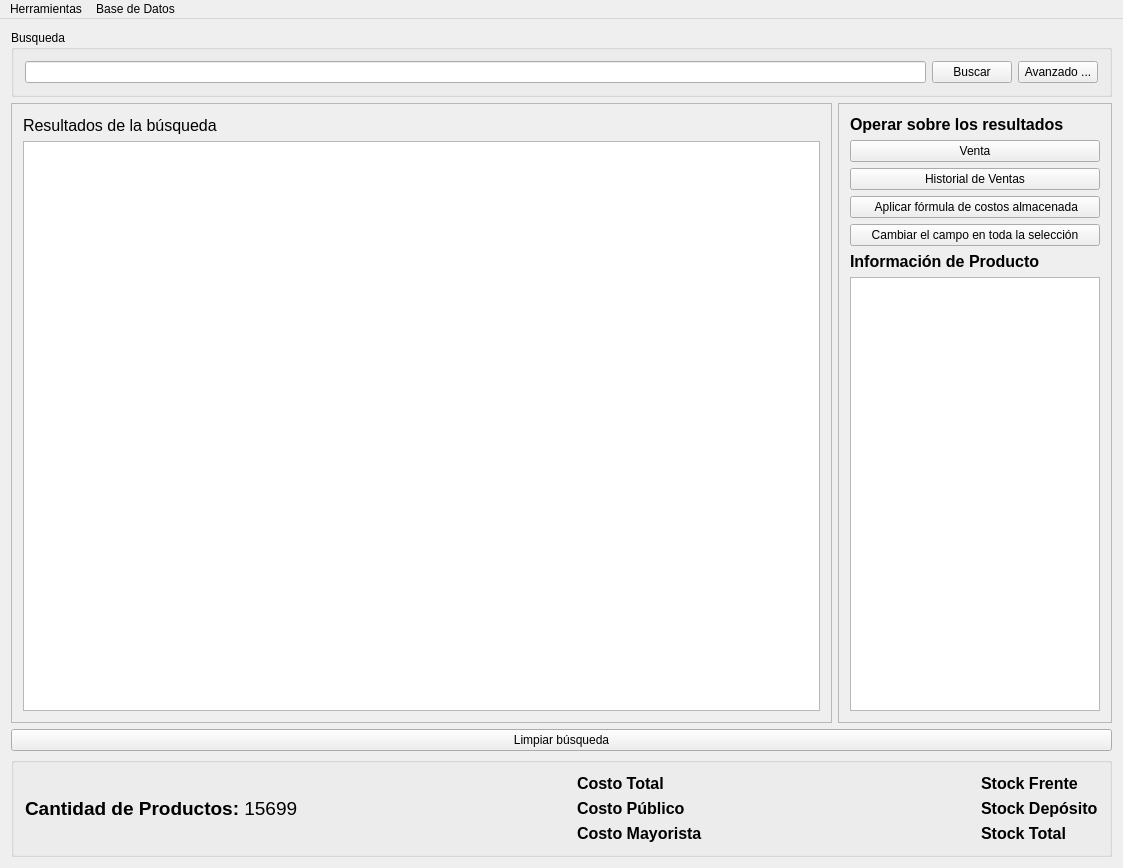
<?xml version="1.0" encoding="UTF-8"?>
<ui version="4.0">
 <class>GBBMain</class>
 <widget class="QMainWindow" name="GBBMain">
  <property name="geometry">
   <rect>
    <x>0</x>
    <y>0</y>
    <width>1123</width>
    <height>868</height>
   </rect>
  </property>
  <property name="windowTitle">
   <string>GBBMain</string>
  </property>
  <widget class="QWidget" name="centralWidget">
   <layout class="QVBoxLayout" name="verticalLayout_5">
    <item>
     <widget class="QGroupBox" name="groupBox">
      <property name="title">
       <string>Busqueda</string>
      </property>
      <layout class="QHBoxLayout" name="horizontalLayout">
       <item>
        <widget class="QLineEdit" name="leSearch"/>
       </item>
       <item>
        <widget class="QPushButton" name="pbSearch">
         <property name="text">
          <string>Buscar</string>
         </property>
        </widget>
       </item>
       <item>
        <widget class="QPushButton" name="pbAdvSearch">
         <property name="text">
          <string>Avanzado ...</string>
         </property>
        </widget>
       </item>
      </layout>
     </widget>
    </item>
    <item>
     <layout class="QHBoxLayout" name="horizontalLayout_4">
      <item>
       <widget class="QFrame" name="frame_2">
        <property name="sizePolicy">
         <sizepolicy hsizetype="Preferred" vsizetype="Preferred">
          <horstretch>3</horstretch>
          <verstretch>0</verstretch>
         </sizepolicy>
        </property>
        <property name="frameShape">
         <enum>QFrame::StyledPanel</enum>
        </property>
        <property name="frameShadow">
         <enum>QFrame::Raised</enum>
        </property>
        <layout class="QVBoxLayout" name="verticalLayout_2">
         <item>
          <layout class="QHBoxLayout" name="horizontalLayout_3">
           <item>
            <widget class="QLabel" name="labTitulo">
             <property name="font">
              <font>
               <pointsize>12</pointsize>
              </font>
             </property>
             <property name="text">
              <string>Resultados de la búsqueda</string>
             </property>
            </widget>
           </item>
           <item>
            <spacer name="horizontalSpacer">
             <property name="orientation">
              <enum>Qt::Horizontal</enum>
             </property>
             <property name="sizeHint" stdset="0">
              <size>
               <width>40</width>
               <height>20</height>
              </size>
             </property>
            </spacer>
           </item>
          </layout>
         </item>
         <item>
          <widget class="QTableWidget" name="twSearchResults"/>
         </item>
        </layout>
       </widget>
      </item>
      <item>
       <widget class="QFrame" name="frame">
        <property name="sizePolicy">
         <sizepolicy hsizetype="Preferred" vsizetype="Preferred">
          <horstretch>1</horstretch>
          <verstretch>0</verstretch>
         </sizepolicy>
        </property>
        <property name="frameShape">
         <enum>QFrame::StyledPanel</enum>
        </property>
        <property name="frameShadow">
         <enum>QFrame::Raised</enum>
        </property>
        <layout class="QVBoxLayout" name="verticalLayout_4">
         <item>
          <widget class="QLabel" name="label_2">
           <property name="font">
            <font>
             <pointsize>12</pointsize>
             <weight>75</weight>
             <bold>true</bold>
            </font>
           </property>
           <property name="text">
            <string>Operar sobre los resultados</string>
           </property>
          </widget>
         </item>
         <item>
          <widget class="QPushButton" name="pbVenta">
           <property name="text">
            <string>Venta</string>
           </property>
          </widget>
         </item>
         <item>
          <widget class="QPushButton" name="pbHistVentas">
           <property name="text">
            <string>Historial de Ventas</string>
           </property>
          </widget>
         </item>
         <item>
          <widget class="QPushButton" name="pbModFormulaCostos">
           <property name="text">
            <string> Aplicar fórmula de costos almacenada</string>
           </property>
          </widget>
         </item>
         <item>
          <widget class="QPushButton" name="pbMassChange">
           <property name="text">
            <string>Cambiar el campo en toda la selección</string>
           </property>
          </widget>
         </item>
         <item>
          <widget class="QLabel" name="label_3">
           <property name="font">
            <font>
             <pointsize>12</pointsize>
             <weight>75</weight>
             <bold>true</bold>
            </font>
           </property>
           <property name="text">
            <string>Información de Producto</string>
           </property>
          </widget>
         </item>
         <item>
          <widget class="QTextEdit" name="pteExtendedInfo">
           <property name="font">
            <font>
             <family>Courier New</family>
            </font>
           </property>
           <property name="html">
            <string>&lt;!DOCTYPE HTML PUBLIC &quot;-//W3C//DTD HTML 4.0//EN&quot; &quot;http://www.w3.org/TR/REC-html40/strict.dtd&quot;&gt;
&lt;html&gt;&lt;head&gt;&lt;meta name=&quot;qrichtext&quot; content=&quot;1&quot; /&gt;&lt;style type=&quot;text/css&quot;&gt;
p, li { white-space: pre-wrap; }
&lt;/style&gt;&lt;/head&gt;&lt;body style=&quot; font-family:'Courier New'; font-size:8.25pt; font-weight:400; font-style:normal;&quot;&gt;
&lt;p style=&quot;-qt-paragraph-type:empty; margin-top:0px; margin-bottom:0px; margin-left:0px; margin-right:0px; -qt-block-indent:0; text-indent:0px; font-size:8pt;&quot;&gt;&lt;br /&gt;&lt;/p&gt;&lt;/body&gt;&lt;/html&gt;</string>
           </property>
          </widget>
         </item>
        </layout>
       </widget>
      </item>
     </layout>
    </item>
    <item>
     <widget class="QPushButton" name="pbCleanSearch">
      <property name="text">
       <string>Limpiar búsqueda</string>
      </property>
     </widget>
    </item>
    <item>
     <widget class="QGroupBox" name="groupBox_2">
      <property name="title">
       <string/>
      </property>
      <layout class="QHBoxLayout" name="horizontalLayout_2">
       <item>
        <widget class="QLabel" name="labItems">
         <property name="font">
          <font>
           <pointsize>14</pointsize>
           <weight>75</weight>
           <bold>true</bold>
          </font>
         </property>
         <property name="text">
          <string>&lt;html&gt;&lt;head/&gt;&lt;body&gt;&lt;p&gt;Cantidad de Productos: &lt;span style=&quot; font-weight:400;&quot;&gt;15699&lt;/span&gt;&lt;/p&gt;&lt;/body&gt;&lt;/html&gt;</string>
         </property>
        </widget>
       </item>
       <item>
        <spacer name="horizontalSpacer_2">
         <property name="orientation">
          <enum>Qt::Horizontal</enum>
         </property>
         <property name="sizeHint" stdset="0">
          <size>
           <width>291</width>
           <height>20</height>
          </size>
         </property>
        </spacer>
       </item>
       <item>
        <layout class="QVBoxLayout" name="verticalLayout">
         <item>
          <widget class="QLabel" name="labCosto">
           <property name="font">
            <font>
             <pointsize>12</pointsize>
             <weight>75</weight>
             <bold>true</bold>
            </font>
           </property>
           <property name="text">
            <string>Costo Total</string>
           </property>
          </widget>
         </item>
         <item>
          <widget class="QLabel" name="labCostoPublico">
           <property name="font">
            <font>
             <pointsize>12</pointsize>
             <weight>75</weight>
             <bold>true</bold>
            </font>
           </property>
           <property name="text">
            <string>Costo Público</string>
           </property>
          </widget>
         </item>
         <item>
          <widget class="QLabel" name="labCostoMayorista">
           <property name="font">
            <font>
             <pointsize>12</pointsize>
             <weight>75</weight>
             <bold>true</bold>
            </font>
           </property>
           <property name="text">
            <string>Costo Mayorista</string>
           </property>
          </widget>
         </item>
        </layout>
       </item>
       <item>
        <spacer name="horizontalSpacer_3">
         <property name="orientation">
          <enum>Qt::Horizontal</enum>
         </property>
         <property name="sizeHint" stdset="0">
          <size>
           <width>291</width>
           <height>20</height>
          </size>
         </property>
        </spacer>
       </item>
       <item>
        <layout class="QVBoxLayout" name="verticalLayout_3">
         <item>
          <widget class="QLabel" name="labStockFrente">
           <property name="font">
            <font>
             <pointsize>12</pointsize>
             <weight>75</weight>
             <bold>true</bold>
            </font>
           </property>
           <property name="text">
            <string>Stock Frente</string>
           </property>
          </widget>
         </item>
         <item>
          <widget class="QLabel" name="labStockDepo">
           <property name="font">
            <font>
             <pointsize>12</pointsize>
             <weight>75</weight>
             <bold>true</bold>
            </font>
           </property>
           <property name="text">
            <string>Stock Depósito</string>
           </property>
          </widget>
         </item>
         <item>
          <widget class="QLabel" name="labStockSuma">
           <property name="font">
            <font>
             <pointsize>12</pointsize>
             <weight>75</weight>
             <bold>true</bold>
            </font>
           </property>
           <property name="text">
            <string>Stock Total</string>
           </property>
          </widget>
         </item>
        </layout>
       </item>
      </layout>
     </widget>
    </item>
   </layout>
  </widget>
  <widget class="QMenuBar" name="menuBar">
   <property name="geometry">
    <rect>
     <x>0</x>
     <y>0</y>
     <width>1123</width>
     <height>21</height>
    </rect>
   </property>
   <widget class="QMenu" name="menuHerramientas">
    <property name="title">
     <string>Herramientas</string>
    </property>
    <addaction name="actionAgregar_un_nuevo_producto"/>
    <addaction name="actionProductos_por_debajo_del_stock_minimo"/>
    <addaction name="actionImportar_planilla_CSV"/>
   </widget>
   <widget class="QMenu" name="menuBase_de_Datos">
    <property name="title">
     <string>Base de Datos</string>
    </property>
    <addaction name="actionRealizar_Backup"/>
   </widget>
   <addaction name="menuHerramientas"/>
   <addaction name="menuBase_de_Datos"/>
  </widget>
  <action name="actionRealizar_Backup">
   <property name="text">
    <string>Manejo de Backups ...</string>
   </property>
  </action>
  <action name="actionRestaurar">
   <property name="text">
    <string>Restaurar ...</string>
   </property>
  </action>
  <action name="actionPreferencias">
   <property name="text">
    <string>Preferencias</string>
   </property>
  </action>
  <action name="actionAgregar_un_nuevo_producto">
   <property name="text">
    <string>Agregar un nuevo producto ...</string>
   </property>
  </action>
  <action name="actionProductos_por_debajo_del_stock_minimo">
   <property name="text">
    <string>Productos por debajo del stock minimo ....</string>
   </property>
  </action>
  <action name="actionImportar_planilla_CSV">
   <property name="text">
    <string>Importar planilla CSV ...</string>
   </property>
  </action>
  <action name="actionAplicar_formulas_a_costos_p_blico_y_mayorista">
   <property name="text">
    <string>Aplicar formulas de costo ...</string>
   </property>
  </action>
 </widget>
 <layoutdefault spacing="6" margin="11"/>
 <resources/>
 <connections/>
</ui>
